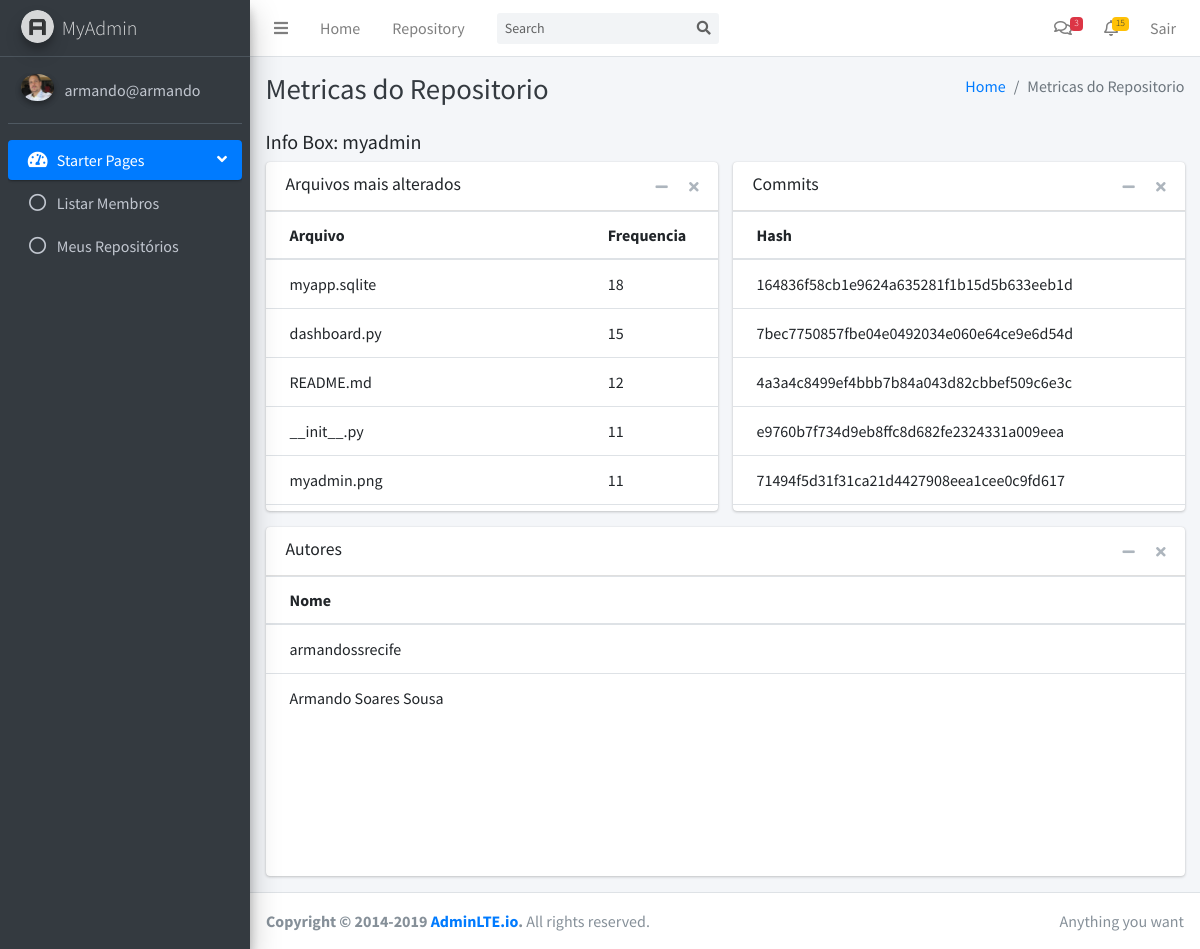
The app's page /repositorio/23/metricas (signed in) with its own data.
### tables this page shows
CREATE TABLE user (
  id INTEGER PRIMARY KEY AUTOINCREMENT,
  name TEXT, 
  username TEXT UNIQUE NOT NULL,
  email TEXT UNIQUE NOT NULL,
  password TEXT NOT NULL, 
  image TEXT
);

CREATE TABLE repository (
  id INTEGER PRIMARY KEY AUTOINCREMENT,
  name TEXT NOT NULL, 
  link TEXT NOT NULL,
  user_id INTEGER,
  creation_date timestamp,
  analysis_date timestamp,
  analysed INTEGER
);

### myapp/control/repositorio.py (the view)
@bp.route("/<int:id>/metricas", methods=["GET"])
@login_required
def metricas(id):
    repositorio = dados_do_repositorio(id)
    link = repositorio['link']
    name = repositorio['name']
    creation_date = repositorio['creation_date']
    analysis_date = repositorio['analysis_date']
    list_of_commmits = []
    list_of_authors = []
    filePathArquivos = Constant.PATH_JSON + '/' + str(g.user['id']) + '/' + name + ".json"
    filePathCommits = Constant.PATH_JSON + '/' + str(g.user['id']) + '/' + name + '_commits' + ".json"
    filePathAuthors = Constant.PATH_JSON + '/' + str(g.user['id']) + '/' + name + '_authors' + ".json"
    with open(filePathArquivos, 'r', encoding="utf-8") as jsonFile:
        arquivos = dict(json.loads(jsonFile.read()))
        counter_list_of_types = check_tipos_de_arquivos(arquivos)
        arquivos_ordenados = dict( sorted(arquivos.items(), key=lambda item: item[1], reverse=True) )
    with open(filePathCommits, 'r', encoding="utf-8") as jsonFileCommits:
        arquivo_commits = dict(json.loads(jsonFileCommits.read() ) )
        quantidade_commits = len(arquivo_commits[name])
        list_of_commits = arquivo_commits[name]
    with open(filePathAuthors, 'r', encoding="utf-8") as jsonFileAuthors:
        arquivo_authors = dict(json.loads(jsonFileAuthors.read() ) )
        quantidade_autores = len(arquivo_authors[name])
        list_of_authors = arquivo_authors[name]
    return render_template("repositorio/metricas.html", usuario = g.user['username'],
            profilePic=g.user['image'], titulo="Metricas do Repositorio", name=name,
            arquivos=arquivos_ordenados, lista_commits=list_of_commits, lista_autores=list_of_authors)

### myapp/config/db.py (called while the page is built)
def get_db():
    if 'db' not in g:
        g.db = sqlite3.connect(
            current_app.config['DATABASE'],
            detect_types=sqlite3.PARSE_DECLTYPES
        )
        g.db.row_factory = sqlite3.Row
    return g.db

### myapp/control/auth.py (called while the page is built)
def login_required(view):
    @functools.wraps(view)
    def wrapped_view(**kwargs):
        if g.user is None:
            return redirect(url_for("auth.login"))
        return view(**kwargs)
    return wrapped_view

@bp.before_app_request
def load_logged_in_user():
    user_id = session.get("user_id")
    if user_id is None:
        g.user = None
    else:
        g.user = ( get_db().execute("SELECT * FROM user WHERE id = ?", (user_id,)).fetchone() )

### myapp/control/repositorio.py (called while the page is built)
def dados_do_repositorio(id):
    db = get_db()
    query = "select id, name, link, creation_date, analysis_date, analysed from repository where id = ?"
    repositorio = db.execute( query, (id,) ).fetchone()
    return repositorio

def check_tipos_de_arquivos(arquivo):
    list_of_types = []
    for key, value in arquivo.items():
        item = key.split('.')
        if len(item)==2:
            list_of_types.append(item[1])
    return Counter(list_of_types)

### myapp/templates/repositorio/metricas.html
{% extends "base.html" %}
{% block conteudo %}
      <div class="container-fluid">
        <h5 class="mb-2">Info Box: {{ name}}</h5>
        <div class="row">
          <div class="col-md">
            <div class="card card-widget">
                <div class="card-header">
                  <h5 class="card-title">Arquivos mais alterados</h5>
                  <div class="card-tools">
                    <button type="button" class="btn btn-tool" data-card-widget="collapse"><i class="fas fa-minus"></i>
                    </button>
                    <button type="button" class="btn btn-tool" data-card-widget="remove"><i class="fas fa-times"></i>
                    </button>
                  </div>
                </div>
              <div class="card-body table-responsive p-0" style="height: 300px;">
                <table class="table table-head-fixed text-nowrap">
                  <thead>
                    <tr>
                      <th>Arquivo</th>
                      <th>Frequencia</th>
                    </tr>
                  </thead>
                  <tbody>
                      {% for key, value in arquivos.items() %}
                          <tr role="row" class="even">
                            <td>{{ key }}</td>
                            <td>{{ value }}</td>
                          </tr>
                      {% endfor%}
                  </tbody>
                </table>
              </div>
            </div>
          </div>
          <div class="col-md">
              <div class="card card-widget">
                  <div class="card-header">
                    <h5 class="card-title">Commits</h5>
                    <div class="card-tools">
                      <button type="button" class="btn btn-tool" data-card-widget="collapse"><i class="fas fa-minus"></i>
                      </button>
                      <button type="button" class="btn btn-tool" data-card-widget="remove"><i class="fas fa-times"></i>
                      </button>
                    </div>
                  </div>
                  <div class="card-body table-responsive p-0" style="height: 300px;">
                    <table class="table table-head-fixed text-nowrap">
                      <thead>
                        <tr>
                          <th>Hash</th>
                        </tr>
                      </thead>
                      <tbody>
                          {% for value in lista_commits %}
                              <tr role="row" class="even">
                                <td>{{ value }}</td>
                              </tr>
                          {% endfor%}
                      </tbody>
                    </table>
                  </div>
              </div>
          </div>
          <div class="col-md">
              <div class="card card-widget">
                <div class="card-header">
                  <h5 class="card-title">Autores</h5>
                    <div class="card-tools">
                      <button type="button" class="btn btn-tool" data-card-widget="collapse"><i class="fas fa-minus"></i>
                      </button>
                      <button type="button" class="btn btn-tool" data-card-widget="remove"><i class="fas fa-times"></i>
                      </button>
                    </div>
                </div>
                <div class="card-body table-responsive p-0" style="height: 300px;">
                  <table class="table table-head-fixed text-nowrap">
                    <thead>
                      <tr>
                        <th>Nome</th>
                      </tr>
                    </thead>
                    <tbody>
                        {% for value in lista_autores %}
                            <tr role="row" class="even">
                              <td>{{ value }}</td>
                            </tr>
                        {% endfor%}
                    </tbody>
                  </table>
                </div>
              </div>
          </div>
        </div>
      </div>
{% endblock %}

### myapp/templates/base.html (shortened to what this page needs)
<!DOCTYPE html>
<html lang="en">
<head>
  <link rel="stylesheet" href="/static/plugins/fontawesome-free/css/all.min.css">
  <link rel="stylesheet" href="/static/dist/css/adminlte.min.css">
</head>
<body class="hold-transition sidebar-mini">
<div class="wrapper">
  <nav class="main-header navbar navbar-expand navbar-white navbar-light">
    <ul class="navbar-nav">
      <li class="nav-item">
        <a class="nav-link" data-widget="pushmenu" href="#" role="button"><i class="fas fa-bars"></i></a>
      </li>
      <li class="nav-item d-none d-sm-inline-block">
        <a href="/" class="nav-link">Home</a>
      </li>
      <li class="nav-item d-none d-sm-inline-block">
        <a href="#" class="nav-link">Repository</a>
      </li>
    </ul>
    <form class="form-inline ml-3">
      <div class="input-group input-group-sm">
        <input class="form-control form-control-navbar" type="search" placeholder="Search" aria-label="Search">
        <div class="input-group-append">
          <button class="btn btn-navbar" type="submit">
            <i class="fas fa-search"></i>
          </button>
        </div>
      </div>
    </form>
    <ul class="navbar-nav ml-auto">
      <li class="nav-item dropdown">
        <a class="nav-link" data-toggle="dropdown" href="#">
          <i class="far fa-comments"></i>
          <span class="badge badge-danger navbar-badge">3</span>
        </a>
      </li>
      <li class="nav-item dropdown">
        <a class="nav-link" data-toggle="dropdown" href="#">
          <i class="far fa-bell"></i>
          <span class="badge badge-warning navbar-badge">15</span>
        </a>
      </li>
      <li class="nav-item">
        <a class="nav-link"href="{{ url_for('auth.logout') }}">
          Sair
        </a>
      </li>
    </ul>
  </nav>
  <aside class="main-sidebar sidebar-dark-primary elevation-4">
    <a href="/" class="brand-link">
      <img src="/static/dist/img/AdminLTELogo.png" alt="AdminLTE Logo" class="brand-image img-circle elevation-3"
           style="opacity: .8">
      <span class="brand-text font-weight-light">MyAdmin</span>
    </a>
    <div class="sidebar">
      <div class="user-panel mt-3 pb-3 mb-3 d-flex">
        <div class="image">
          <img src="{{ url_for('static', filename='uploads/' + profilePic) }}" class="img-circle elevation-2" alt="User Image">
        </div>
        <div class="info">
          <a href="{{ url_for('dashboard.profile') }}" class="d-block">{{usuario}}</a>
        </div>
      </div>
      <nav class="mt-2">
        <ul class="nav nav-pills nav-sidebar flex-column" data-widget="treeview" role="menu" data-accordion="false">
          <li class="nav-item has-treeview menu-open">
            <a href="#" class="nav-link active">
              <i class="nav-icon fas fa-tachometer-alt"></i>
              <p>
                Starter Pages
                <i class="right fas fa-angle-left"></i>
              </p>
            </a>
            <ul class="nav nav-treeview">
              <li class="nav-item">
                <a href="{{ url_for('usuario.listar') }}" class="nav-link">
                  <i class="far fa-circle nav-icon"></i>
                  <p>Listar Membros</p>
                </a>
              </li>
              <li class="nav-item">
                <a href="{{ url_for('repositorio.listar') }}" class="nav-link">
                  <i class="far fa-circle nav-icon"></i>
                  <p>Meus Repositórios</p>
                </a>
              </li>
            </ul>
          </li>
        </ul>
      </nav>
    </div>
  </aside>
  <div class="content-wrapper">
    <div class="content-header">
      <div class="container-fluid">
        <div class="row mb-2">
          <div class="col-sm-6">
            <h1 class="m-0 text-dark">{{ titulo }}</h1>
          </div>
          <div class="col-sm-6">
            <ol class="breadcrumb float-sm-right">
              <li class="breadcrumb-item"><a href="#">Home</a></li>
              <li class="breadcrumb-item active">{{ titulo }}</li>
            </ol>
          </div>
        </div>
      </div>
    </div>
    <div class="content">
    {% block conteudo %}{% endblock %}
    </div>
  </div>
  <footer class="main-footer">
    <div class="float-right d-none d-sm-inline">
      Anything you want
    </div>
    <strong>Copyright &copy; 2014-2019 <a href="https://adminlte.io">AdminLTE.io</a>.</strong> All rights reserved.
  </footer>
</div>
</body>
</html>

### records on screen
user: image (picture), username "armando@armando"
repository: name "myadmin"

### other values on screen
{{ titulo }} "Metricas do Repositorio"
{{ key }} "myapp.sqlite" "dashboard.py" "README.md" "__init__.py" "myadmin.png"
{{ value }} "18" "15" "12" "11" "11"
{{ value }} "164836f58cb1e9624a635281f1b15d5b633eeb1d" "7bec7750857fbe04e0492034e060e64ce9e6d54d" "4a3a4c8499ef4bbb7b84a043d82cbbef509c6e3c" "e9760b7f734d9eb8ffc8d682fe2324331a009eea" "71494f5d31f31ca21d4427908eea1cee0c9fd617"
{{ value }} "armandossrecife" "Armando Soares Sousa"
